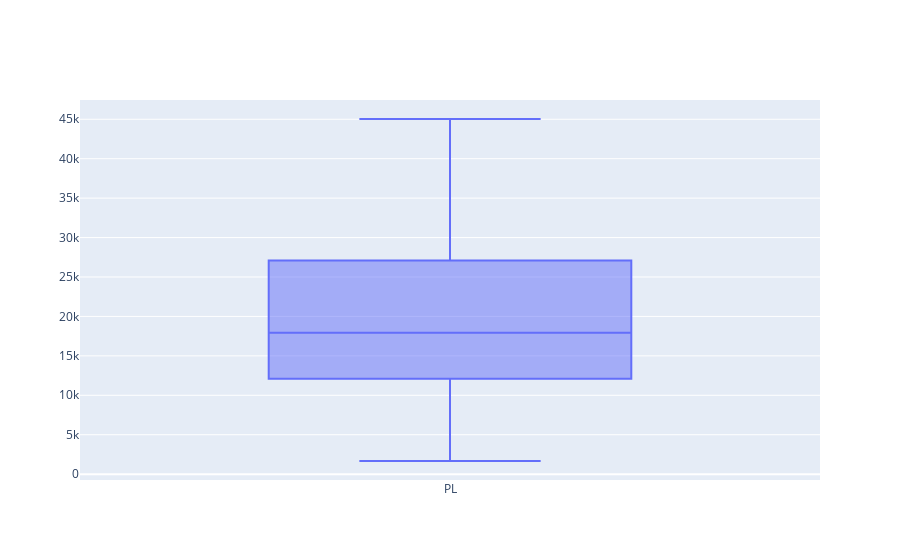

The notebook cell saved with this chart:
### Code cell
fig = go.Figure(data=go.Box(y=df['ARLP'], name='PL'))
fig.show()
